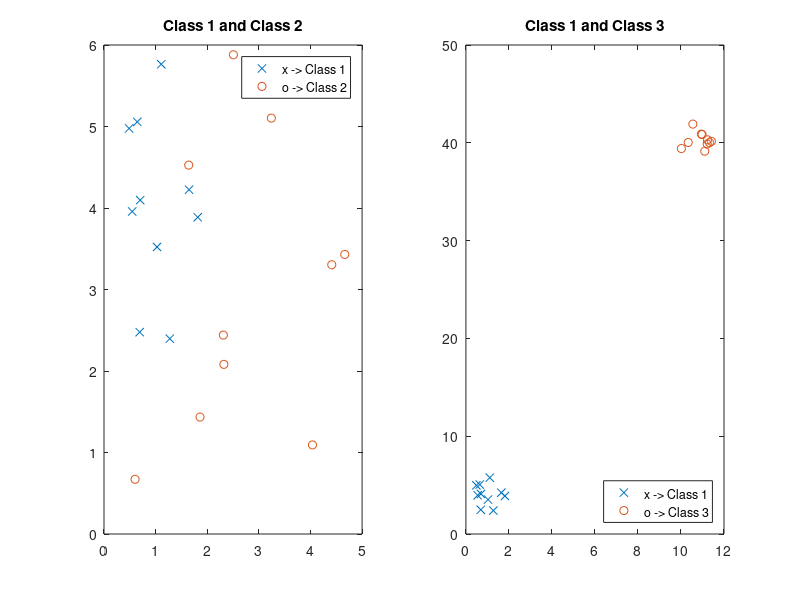

MATLAB code to generate this figure:
clc;
close all;
clear;

C1 = [1.7 3.0; 1.2 3.5; 1.5 5.0; 0.6 4.5; 0.5 4.0];
C2 = [1.1 -1.3; 0.2 3.5; 1.5 4.3; 3.2 0.8; 4.0 2.7];

mu_1 = mean(C1);
fprintf('\n Mean of Class 1 = [%f %f] \n', mu_1);

mu_2 = mean(C2);
fprintf('\n Mean of Class 2 = [%f %f] \n', mu_2);

sigma_1 = cov(C1);
fprintf('\n Sigma of Class 1 = [%f %f \n\t\t\t\t\t %f %f] \n', sigma_1);

sigma_2 = cov(C2);
fprintf('\n Sigma of Class 2 = [%f %f \n\t\t\t\t\t %f %f] \n', sigma_2);

mle_mu_1 = mle(mu_1);
fprintf('\n Unbiased Maximum Likelihood of mean (C1) = [%f %f]\n', mle_mu_1);

mle_mu_2 = mle(mu_2);
fprintf('\n Unbiased Maximum Likelihood of mean (C2)= [%f %f]\n', mle_mu_2);

mle_sigma_1_row1 = mle(sigma_1(1,:));
mle_sigma_1_row2 = mle(sigma_1(2,:));
fprintf('\n Unbiased Maximum Likelihood of sigma (C1) = \n\n\n');
disp(mle_sigma_1_row1);
disp(mle_sigma_1_row2);

mle_sigma_2_row1 = mle(sigma_2(1,:));
mle_sigma_2_row2 = mle(sigma_2(2,:));
fprintf('\n Unbiased Maximum Likelihood of sigma (C2) = \n\n\n');
disp(mle_sigma_2_row1);
disp(mle_sigma_2_row2);

fprintf('\n');

data_points_C1 = mvnrnd(mu_1,sigma_1, 10);
data_points_C2 = mvnrnd(mu_2,sigma_2, 10);

subplot(1,2,1)
plot(data_points_C1(:,1),data_points_C1(:,2),'x')
hold on
plot(data_points_C2(:,1),data_points_C2(:,2),'o')
legend( 'x -> Class 1','o -> Class 2', 'Location', 'best');
title('Class 1 and Class 2')

data_points_C3 = mvnrnd([11 40],sigma_1, 10);
subplot(1,2,2)
plot(data_points_C1(:,1),data_points_C1(:,2),'x', 'DisplayName', 'x -> Class 1')
hold on
plot(data_points_C3(:,1),data_points_C3(:,2),'o', 'DisplayName', 'o -> Class 3')
legend( 'x -> Class 1','o -> Class 3', 'Location', 'southeast');
title('Class 1 and Class 3')

